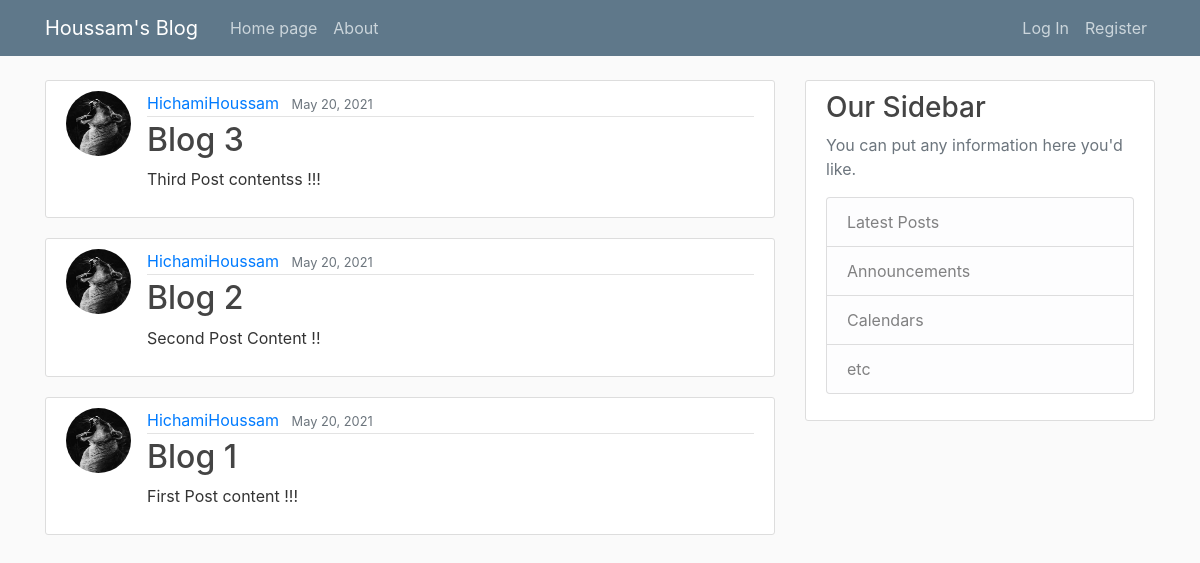
The app's page /, older data.
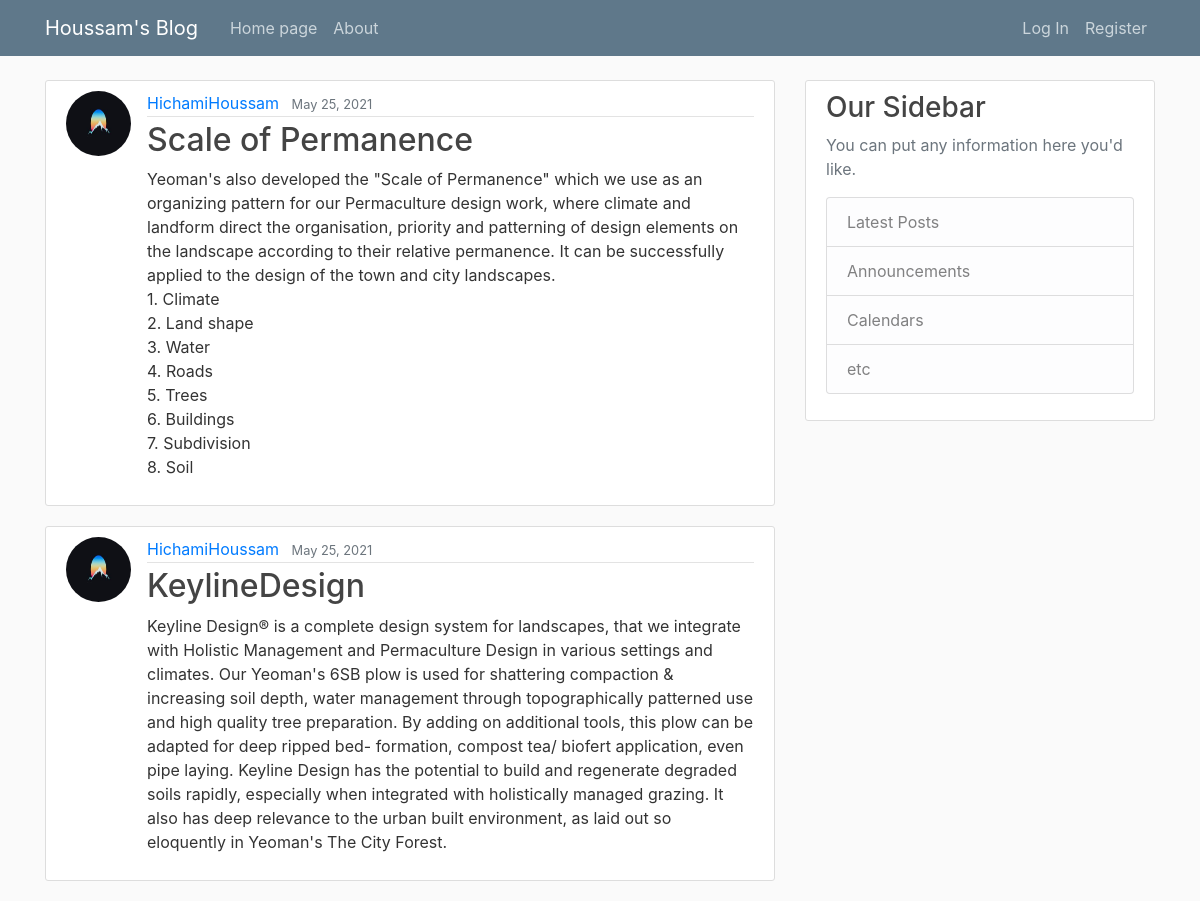
The same page, newer data.
### blog/models.py (models this page shows, shortened)
class Post(models.Model):
    title = models.CharField(max_length = 100)
    content = models.TextField()
    date_posted = models.DateTimeField(default = timezone.now)
    author = models.ForeignKey(User, on_delete = models.CASCADE)

### users/models.py (models this page shows, shortened)
class Profile(models.Model):
    user = models.OneToOneField(User, on_delete=models.CASCADE)
    image = models.ImageField(default  ='default.png', upload_to='profile_pics')

### blog/views.py (the view)
# urls.py: path('', PostListView.as_view(), name = 'blog-home'),
class PostListView(ListView):
    model = Post
    template_name = 'blog/home.html'#<app>/<model>_<viewtype>.html
    context_object_name = 'posts'
    ordering = ['-date_posted']
    paginate_by = 4

### blog/templates/blog/home.html
{% extends "blog/base.html" %}
{% block content %}
    {% for post in posts %}
<article class="media content-section">
    <img class ="rounded-circle article-img"  src="{{post.author.profile.image.url}}">
    <div class="media-body">
        <div class="article-metadata">
            <a class="mr-2" href="#">{{ post.author }}</a>
            <small class="text-muted">{{ post.date_posted | date:"F d, Y" }}</small>
        </div>
        <h2><a class="article-title" href="{% url 'post-detail' post.id %}">{{ post.title }}</a></h2>
        <p class="article-content">{{ post.content }}</p>
    </div>
</article>
    {% endfor %}
{% endblock content %}

### blog/templates/blog/base.html (shortened to what this page needs)
 {% load static %}
<!DOCTYPE html>
<html>
<head>
    <link rel="stylesheet" href="https://stackpath.bootstrapcdn.com/bootstrap/4.3.1/css/bootstrap.min.css">
    <link href="{% static 'blog/main.css' %}" rel="stylesheet" />
</head>
<body>
    <header class="site-header">
        <nav class="navbar navbar-expand-md navbar-dark bg-steel fixed-top">
            <div class="container">
                <a class="navbar-brand mr-4" href="{%url 'blog-home' %}">Houssam's Blog</a>
                <div class="collapse navbar-collapse" id="navbarToggle">
                    <div class="navbar-nav mr-auto">
                        <a class="nav-item nav-link" href="{%url 'blog-home' %}">Home page</a>
                        <a class="nav-item nav-link" href="{%url 'blog-about' %}">About</a>
                    </div>
                    <div class="navbar-nav">
                        {% if user.is_authenticated %}
                            <a class="nav-item nav-link" href="{% url 'profile' %}">Profile</a>
                            <a class="nav-item nav-link" href="{% url 'post-create' %}">New Post</a>
                            <a class="nav-item nav-link" href="{% url 'logout' %}">Logout</a>
                        {% else %}
                            <a class="nav-item nav-link" href="{% url 'login' %}">Log In</a>
                            <a class="nav-item nav-link" href="{% url 'register' %}">Register</a>
                        {% endif %}
                    </div>
                </div>
            </div>
        </nav>
    </header>
    <main role="main" class="container">
        <div class="row">
            <div class="col-md-8">
                {% block content %}{% endblock %}
            </div>
            <div class="col-md-4">
                <div class="content-section">
                    <h3>Our Sidebar</h3>
                    <p class='text-muted'>
                        You can put any information here you'd like.
                        <ul class="list-group">
                            <li class="list-group-item list-group-item-light">Latest Posts</li>
                            <li class="list-group-item list-group-item-light">Announcements</li>
                            <li class="list-group-item list-group-item-light">Calendars</li>
                            <li class="list-group-item list-group-item-light">etc</li>
                        </ul>
                    </p>
                </div>
            </div>
        </div>
    </main>
</body>
</html>

### blog/static/blog/main.css (style rules this page uses)
body { background: #fafafa; color: #333333; margin-top: 5rem; }
h1, h2, h3, h4, h5, h6 { color: #444444; }
ul { margin: 0; }
.bg-steel { background-color: #5f788a; }
.site-header .navbar-nav .nav-link { color: #cbd5db; }
.content-section { background: #ffffff; padding: 10px 20px; border: 1px solid #dddddd; border-radius: 3px; margin-bottom: 20px; }
.article-title { color: #444444; }
.article-content { white-space: pre-line; }
.article-img { height: 65px; width: 65px; margin-right: 16px; }
.article-metadata { padding-bottom: 1px; margin-bottom: 4px; border-bottom: 1px solid #e3e3e3 }

Row changes from the older to the newer data that the page shows:
removed Post: author.profile.image (picture), author "HichamiHoussam", date_posted "May 20, 2021", title "Blog 3", content "Third Post contentss !!!"
removed Post: author.profile.image (picture), author "HichamiHoussam", date_posted "May 20, 2021", title "Blog 2", content "Second Post Content !!"
removed Post: author.profile.image (picture), author "HichamiHoussam", date_posted "May 20, 2021", title "Blog 1", content "First Post content !!!"
added Post: author.profile.image (picture), author "HichamiHoussam", date_posted "May 25, 2021", title "Scale of Permanence", content "Yeoman's also developed the \"Scale of Permanence\" which we use as an organizing pattern for our Permaculture design work, where climate and landform direct the organisation, priority and patterning of design elements on the landscape according to their relative permanence. It can be successfully applied to the design of the town and city landscapes. 1. Climate 2. Land shape 3. Water 4. Roads 5. Trees 6. Buildings 7. Subdivision 8. Soil"
added Post: author.profile.image (picture), author "HichamiHoussam", date_posted "May 25, 2021", title "KeylineDesign", content "Keyline Design® is a complete design system for landscapes, that we integrate with Holistic Management and Permaculture Design in various settings and climates. Our Yeoman's 6SB plow is used for shattering compaction & increasing soil depth, water management through topographically patterned use and high quality tree preparation. By adding on additional tools, this plow can be adapted for deep ripped bed- formation, compost tea/ biofert application, even pipe laying. Keyline Design has the potential to build and regenerate degraded soils rapidly, especially when integrated with holistically managed grazing. It also has deep relevance to the urban built environment, as laid out so eloquently…"
